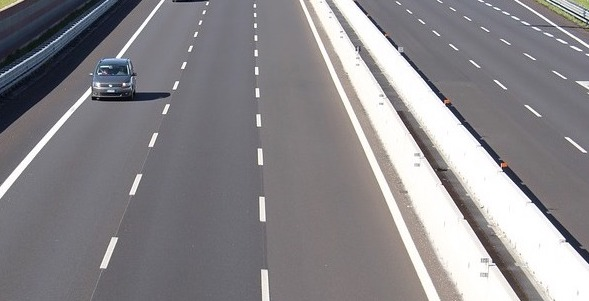
#> input picture images/lanes.jpg, 589 x 301 px
$ python splat8.py
#> lines starting #> are read from the running program, lines starting #| are printed output that depends on the picture; after the words box and inside, x2 and y2 are one past the last pixel; in counts of white or black regions, pixels touching at a corner belong together
# import the necessary packages
import argparse

import cv2
import matplotlib.pyplot as plt
import numpy as np

# construct the argument parser and parse the arguments
ap = argparse.ArgumentParser()
ap.add_argument("-i", "--image", default="images/lanes.jpg",
	help="path to input image")
# ap.add_argument("-c", "--connectivity", type=int, default=8,
#     help="connectivity for connected component analysis")
args = vars(ap.parse_args())


# Read image
img = cv2.imread(args["image"])
#> img is the input picture: shape (301, 589, 3); mean B, G, R 138.2, 134.8, 137.2
rows,cols,ch = img.shape
#> rows = 301; cols = 589; ch = 3
plt.title('Original Image')
plt.imshow(img)
plt.show()

# Cropping
img = img[0:rows-70,0:cols]
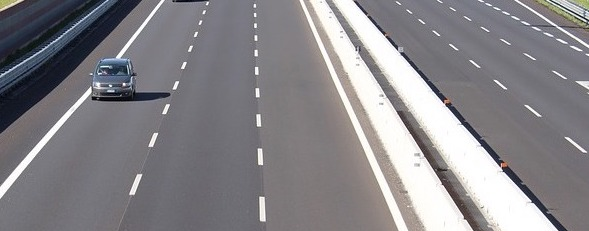
#> img: shape (231, 589, 3); mean B, G, R 136.3, 132.3, 134.3
plt.title('Cropped Image')
plt.imshow(img)
plt.show()

# Convert the image to gray-scale
gray = cv2.cvtColor(img, cv2.COLOR_BGR2GRAY)
plt.title('Gray Image')
plt.imshow(gray, cmap='gray')
#plt.savefig('images/GrayImage.png')
plt.show()

# Find the edges in the image using canny detector
edges = cv2.Canny(gray, 50, 200)
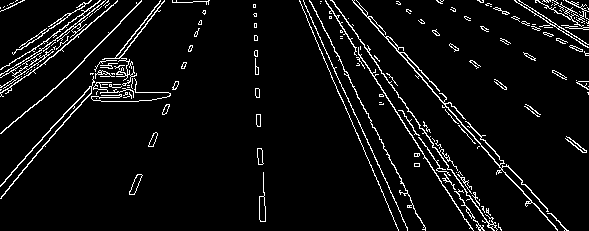
#> edges: shape (231, 589); 5.7% white in thin lines or dots
plt.title('Edge Image')
plt.imshow(edges, cmap='gray')
#plt.savefig('images/GrayImage.png')
plt.show()

# Detect points that form a line
lines = cv2.HoughLinesP(edges, 1, np.pi/180, 50, minLineLength=10, maxLineGap=250)
#> lines = 51 rows, first 6: [332, 0, 493, 230], [354, 0, 530, 203], [340, 25, 473, 230], [382, 28, 564, 230], [1, 198, 160, 1], [309, 0, 425, 228]
# Draw lines on the image
for line in lines:
    x1, y1, x2, y2 = line[0]
    cv2.line(img, (x1, y1), (x2, y2), (255, 0, 0), 3)
#> this loop made 51 passes
#> (x1, y1, x2, y2) on passes 1 to 12: (332, 0, 493, 230), (354, 0, 530, 203), (340, 25, 473, 230), (382, 28, 564, 230), (1, 198, 160, 1), (309, 0, 425, 228), (317, 33, 407, 227), (46, 96, 141, 1), (367, 14, 523, 193), (0, 186, 154, 14), (312, 32, 385, 198), (337, 15, 481, 228)
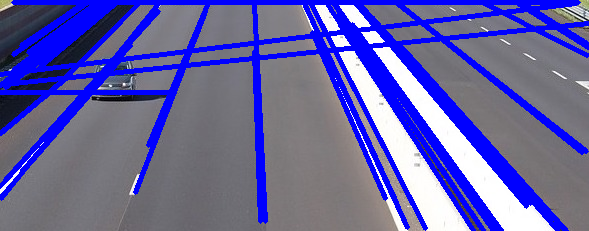
#> img: shape (231, 589, 3); mean B, G, R 163.5, 98.7, 100.5
# Show result
#cv2.imshow("Result Image", img)
plt.title('Original Image plus lines')
plt.imshow(img)
plt.show()

$ run again, with images/7-5%_1750_centro_6.jpg copied over images/lanes.jpg
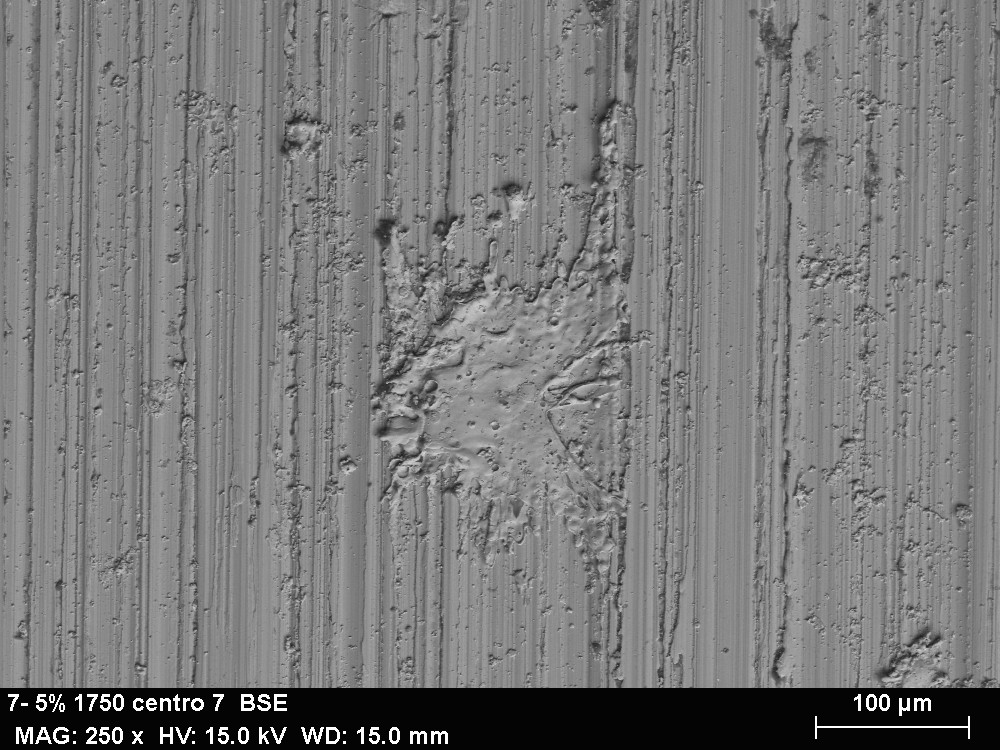
#> input picture images/7-5%_1750_centro_6.jpg, 1000 x 750 px
#> img is the input picture: shape (750, 1000, 3); min 0, max 255, mean 121.5
#> `edges = cv2.Canny(gray, 50, 200)`:
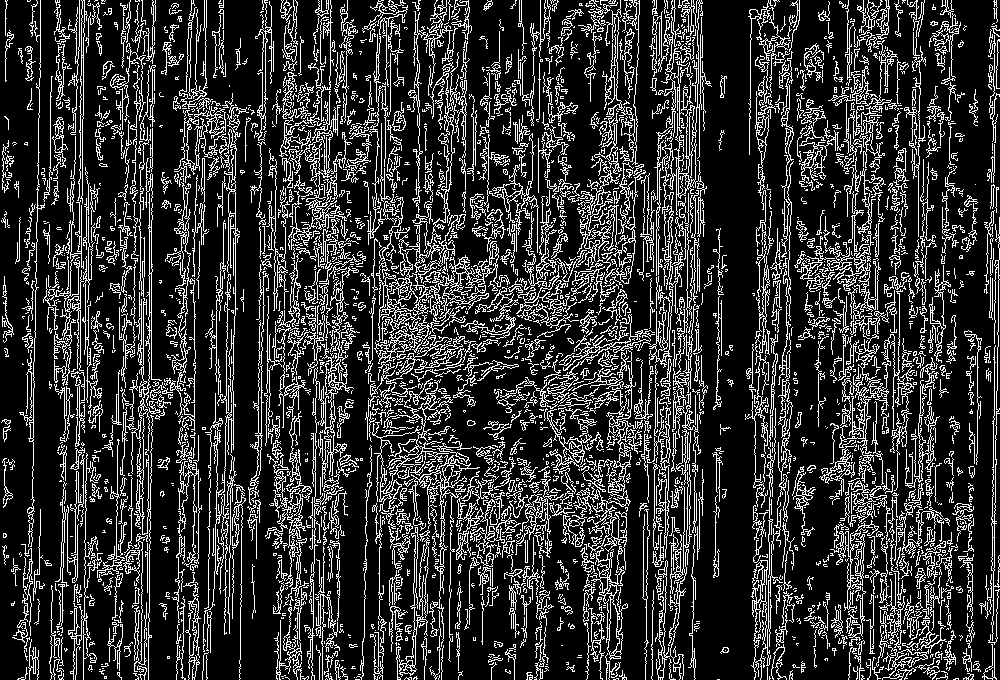
#> edges: shape (680, 1000); 19.8% white in thin lines or dots
#> lines = 716 rows, first 6: [669, 678, 681, 5], [191, 1, 868, 678], [315, 10, 984, 679], [118, 675, 130, 0], [28, 667, 40, 0], [73, 674, 84, 0]
#> the loop `for line in lines:` made 716 passes
#> after the loop `for line in lines:`:
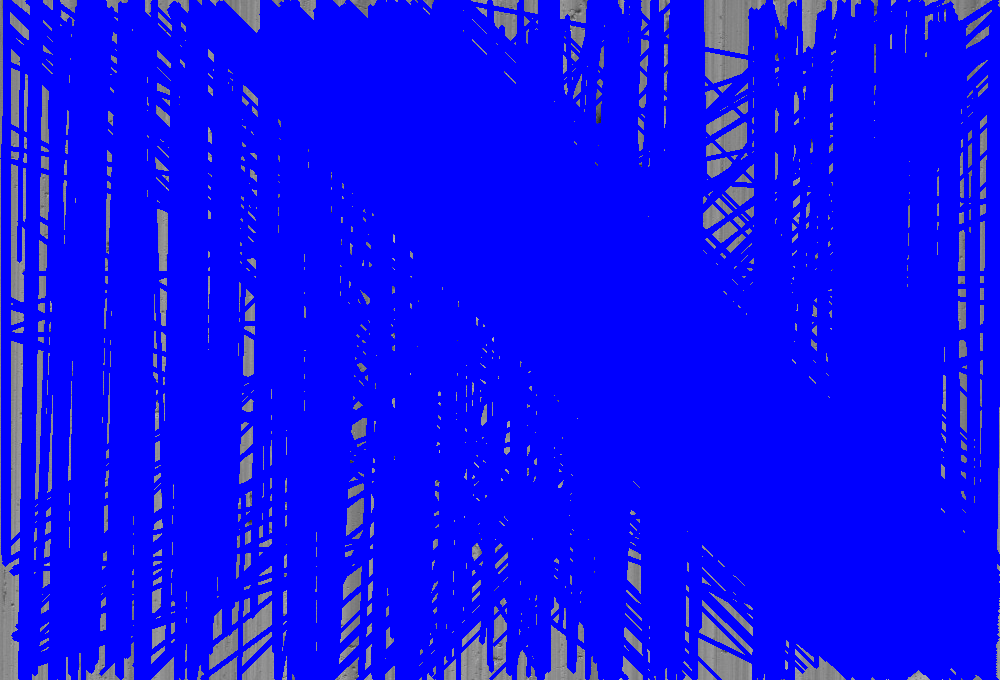
#> img: shape (680, 1000, 3); mean B, G, R 244.6, 11.8, 11.8

$ run again, with images/apple.jpg copied over images/lanes.jpg
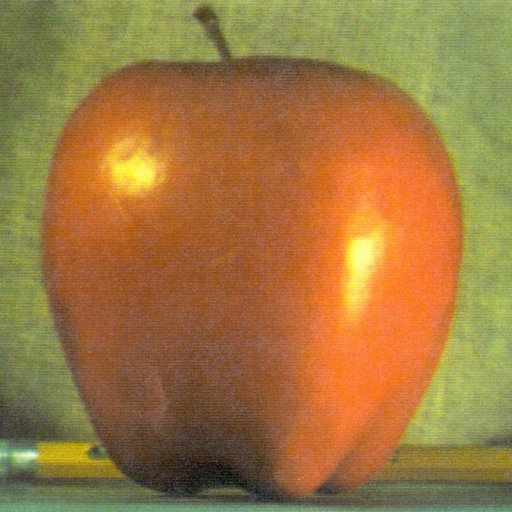
#> input picture images/apple.jpg, 512 x 512 px
#> img is the input picture: shape (512, 512, 3); mean B, G, R 64.8, 119.7, 159.1
#> `edges = cv2.Canny(gray, 50, 200)`:
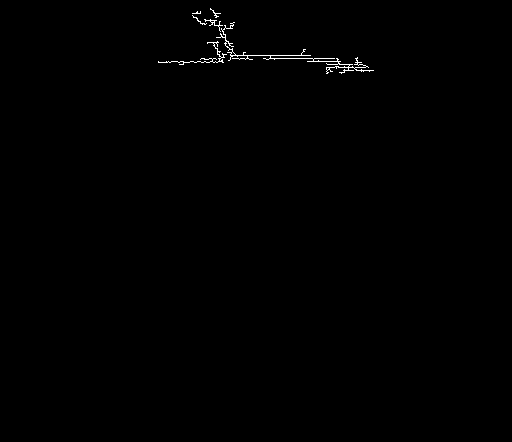
#> edges: shape (442, 512); 0.34% white in thin lines or dots, all inside (x1, y1, x2, y2) = (158, 8, 374, 74)
#> lines = [[219, 55, 310, 55], [201, 58, 357, 58], [158, 61, 357, 61]]
#> the loop `for line in lines:` made 3 passes
#> after the loop `for line in lines:`:
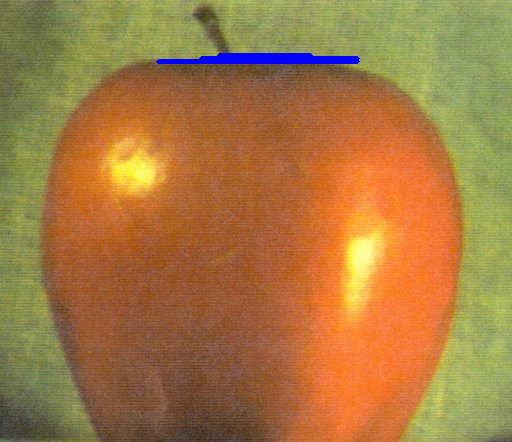
#> img: shape (442, 512, 3); mean B, G, R 66.1, 121.7, 165.5
